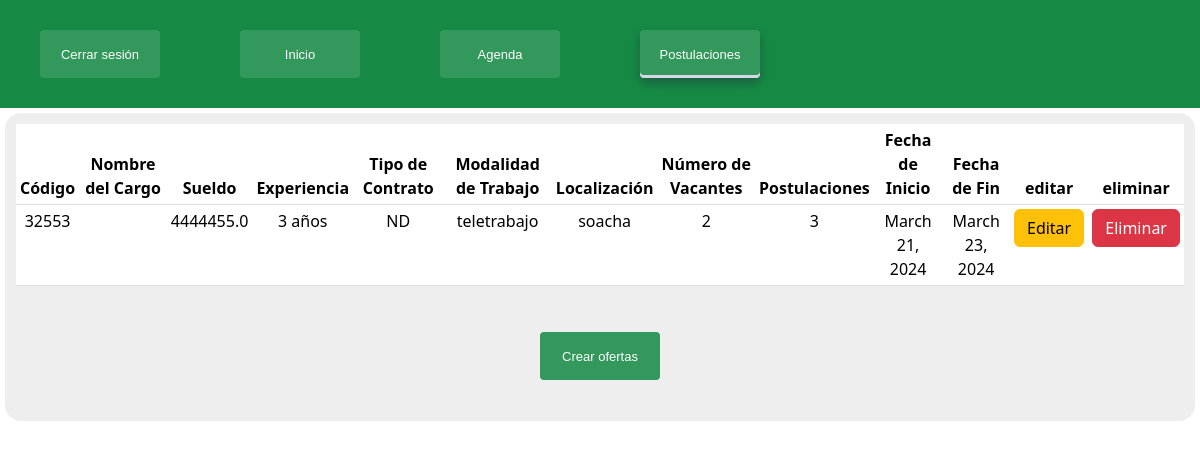
Page /usuario/ofertas/ on the committed database.
### ofertas/models.py (models this page shows, shortened)
class Oferta(models.Model):
    codigo = models.IntegerField()
    profecion = models.CharField(max_length=255, null=True)
    experiencia = models.CharField(max_length=255)
    educacion = models.CharField(max_length=255)
    sueldo = models.FloatField()
    tipo_contrato = models.CharField(max_length=255)
    modalidad_trabajo = models.CharField(max_length=255)
    localizacion = models.CharField(max_length=255)
    n_vacantes = models.IntegerField()
    postulaciones = models.IntegerField()
    fecha_inicio = models.DateField()
    fecha_fin = models.DateField()

### ofertas/views.py (the view)
# urls.py: path('ofertas/', views.postulacionesM, name="postulacionesM"),
def postulacionesM(request):
    data = Oferta.objects.all()
    return render(request, 'reclutador/postulacionesM.html', {'ofertas': data})

### templates/reclutador/postulacionesM.html (shortened to what this page needs)
{% load static%}
<!DOCTYPE html>
<html lang="en">
<head>
    <link href="{%static 'css/candidato/encabezado/encabezadoP.css'%}" rel="stylesheet">
    <link href="{%static 'css/candidato/encabezado/encabezado.css'%}" rel="stylesheet">
    <link href="{%static 'css/candidato/postulaciones/postulaciones.css'%}" rel="stylesheet">
    <link href="https://cdn.jsdelivr.net/npm/bootstrap@5.3.2/dist/css/bootstrap.min.css" rel="stylesheet">
</head>
<body>
    <div class="contenedor">
        <aside class="encabezado">
            <div class="flex4">
                <div class="navegacion">
                    <a class="but" href="{% url 'home' %}" onclick="return confirm('¿Estás seguro de cerrar sesión?')">Cerrar sesión</a>
                    <a class="but" href="{% url 'inicioM' %}">Inicio</a>
                    <a class="but" href="{%url 'agendaM'%}">Agenda</a>
                    <a class="butP" href="{%url 'postulacionesM'%}">Postulaciones</a>
                </div>
            </div>
        </aside>
        <div class="postulaciones">
            <div class="post">
                <table class="table table-sm" id="table11">
                    <thead class="table11">
                        <th scope="col"> Código </th>
                        <th scope="col"> Nombre del Cargo </th>
                        <th scope="col"> Sueldo </th>
                        <th scope="col"> Experiencia </th>
                        <th scope="col"> Tipo de Contrato </th>
                        <th scope="col"> Modalidad de Trabajo </th>
                        <th scope="col"> Localización </th>
                        <th scope="col"> Número de Vacantes </th>
                        <th scope="col"> Postulaciones </th>
                        <th scope="col"> Fecha de Inicio </th>
                        <th scope="col"> Fecha de Fin </th>
                        <th scope="col">editar</th>
                        <th scope="col">eliminar</th>
                    </thead>
                    <tbody>
                        {% for oferta in ofertas %}
                        <tr>
                            <td>{{ oferta.codigo }}</td>
                            <td>{{ oferta.nombre_cargo }}</td>
                            <td>{{ oferta.sueldo }}</td>
                            <td>{{ oferta.experiencia }}</td>
                            <td>{{ oferta.tipo_contrato }}</td>
                            <td>{{ oferta.modalidad_trabajo }}</td>
                            <td>{{ oferta.localizacion }}</td>
                            <td>{{ oferta.n_vacantes }}</td>
                            <td>{{ oferta.postulaciones }}</td>
                            <td>{{ oferta.fecha_inicio }}</td>
                            <td>{{ oferta.fecha_fin }}</td>
                            <td><a  class="btn btn-warning" href={% url "editar_Ofertas" oferta.id%}>Editar</a></td>
                            <td><a  class="btn btn-danger" href={% url "eliminar_Ofertas" oferta.id %}>Eliminar</a></td>
                        </tr>
                        {% endfor %}
                    </tbody>
                </table>
                <a class="but" href="{%url 'formulario_ofertas'%}">Crear ofertas</a>
            </div>
        </div>
    </div>
</body>
</html>

### static/css/candidato/encabezado/encabezadoP.css (style rules this page uses)
.encabezado { grid-column: 2 / 6; position: relative; width: 100%; height: 100%; background: #168A45; }
.flex4 { display: flex; position: relative; overflow: hidden; }
.navegacion { display: flex; position: relative; flex-direction: row; justify-content: center; }
.butP { border-radius: 13px; border: #168A45; background: rgb(50, 152, 91); width: 10vw; height: 50px; margin: 30px 40px; }
.butP { align-items: center; appearance: none; background-color: rgba(22, 138, 69,01.5px); border-radius: 4px; border-width: 0; box-shadow: rgba(35, 37, 66, 0.3) 0 4px 8px, rgba(45, 35, 66, 0.2) 0 7px 13px -3px, #D6D6E7 0 -3px 0 inset; box-sizing: border-box; color: #ffffff; cursor: pointer; display: inline-flex; font-family: Verdana, Geneva, Tahoma, sans-serif; height: 48px; justify-content: center; line-height: 1; list-style: none; overflow: hidden; padding-left: 16px; padding-right: 16px; position: relative; text-align: left; text-decoration: none; transition: box-shadow .15s,transform .15s; user-select: none; -webkit-user-select: none; touch-action: manipulation; white-space: nowrap; will-change: box-shadow,transform; font-size: 13px; }

### static/css/candidato/encabezado/encabezado.css (style rules this page uses)
.encabezado { grid-column: 2 / 29; position: relative; width: 100%; height: 100%; background: #168A45; }
.flex4 { display: flex; position: relative; overflow: hidden; }
.navegacion { display: flex; position: relative; flex-direction: row; justify-content: center; }
.but { border-radius: 13px; border: #168A45; background: rgb(50, 152, 91); width: 10vw; height: 50px; margin: 30px 40px; }
.but { align-items: center; appearance: none; background-color: rgba(22, 138, 69,01.5px); border-radius: 4px; border-width: 0; box-sizing: border-box; color: #ffffff; cursor: pointer; display: inline-flex; font-family: Verdana, Geneva, Tahoma, sans-serif; height: 48px; justify-content: center; line-height: 1; list-style: none; overflow: hidden; padding-left: 16px; padding-right: 16px; position: relative; text-align: left; text-decoration: none; transition: box-shadow .15s,transform .15s; user-select: none; -webkit-user-select: none; touch-action: manipulation; white-space: nowrap; will-change: box-shadow,transform; font-size: 13px; }

### static/css/candidato/postulaciones/postulaciones.css (style rules this page uses)
.postulaciones { overflow-y: scroll; grid-row: 2 / 8; grid-column: 2 / 8; width: 100%; max-height: 86%; display: flex; flex-wrap: wrap; justify-content: flex-start; }
.post { margin: 5px; padding: 10px; border-radius: 1rem; background-color: #eeeeee; border: 1px solid #cccccc00; text-align: center; }
@media screen and (max-width: 6200px) { .post { width: calc(100vmax + 100%); } }
@media screen and (max-width: 6200px) { .postulaciones { grid-column: 2 / 12; } }
@media screen and (max-width: 5200px) { .post { width: calc(100vmax + 100%); } }
@media screen and (max-width: 5200px) { .postulaciones { grid-column: 2 / 21; } }
@media screen and (max-width: 4100px) { .post { width: calc(100vmax + 100%); } }
@media screen and (max-width: 4100px) { .postulaciones { grid-column: 2 / 15; } }
@media screen and (max-width:2700px) { .post { width: calc(100vmax + 100%); } }
@media screen and (max-width:2700px) { .postulaciones { grid-column: 2 / 11; } }
@media screen and (max-width: 2000px) { .post { width: calc(100vmax + 100%); } }
@media screen and (max-width: 2000px) { .postulaciones { grid-column: 2 /9; } }
@media screen and (max-width: 1700px) { .post { width: calc(100vmax + 100%); } }
@media screen and (max-width: 1700px) { .postulaciones { grid-column: 2 / 8; } }
@media screen and (max-width: 1500px) { .post { width: calc(100vmax + 100%); } }
@media screen and (max-width: 1500px) { .postulaciones { grid-column: 2 / 7; } }
@media screen and (max-width: 1200px) { .post { width: calc(100vmax + 100%); } }
@media screen and (max-width: 1200px) { .postulaciones { grid-column: 2 / 5; } }

### rows in the picture
Oferta: codigo "32553", sueldo "4444455.0", experiencia "3 años", tipo_contrato "ND", modalidad_trabajo "teletrabajo", localizacion "soacha", n_vacantes "2", postulaciones "3", fecha_inicio "March 21, 2024", fecha_fin "March 23, 2024"
